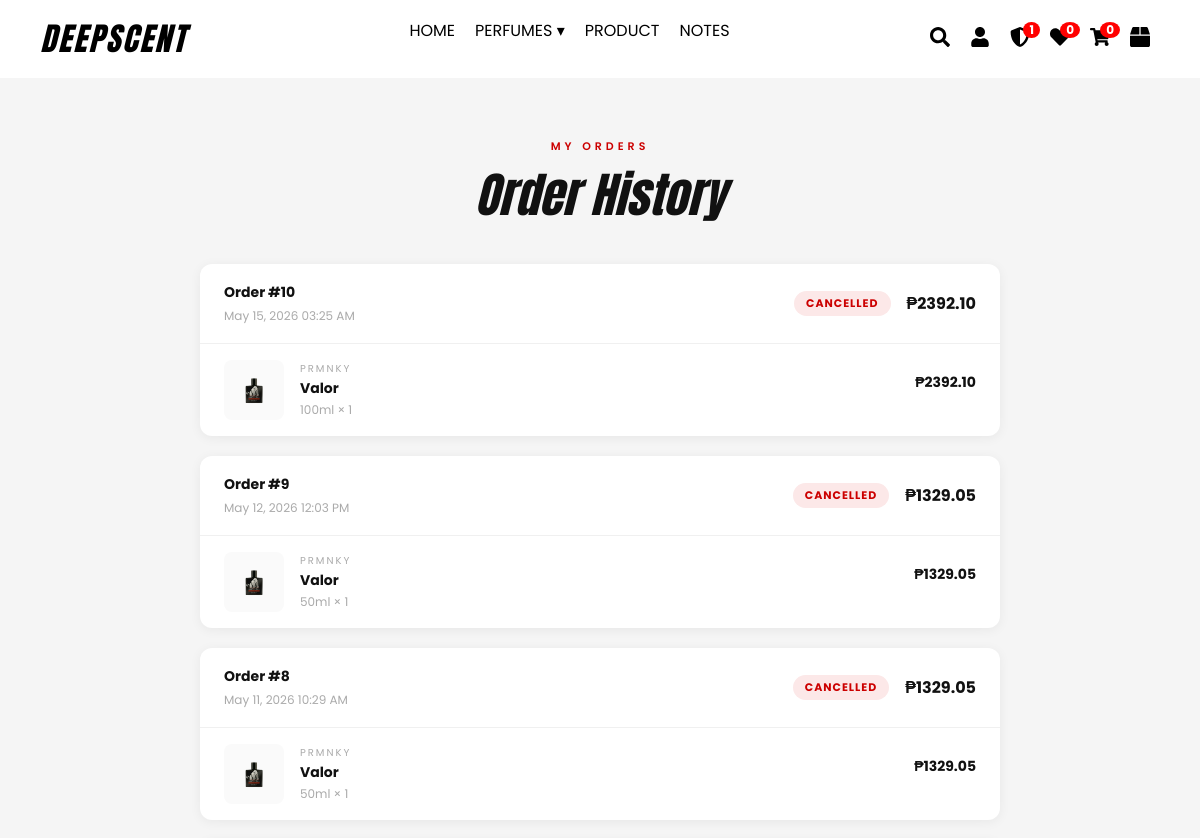
/orders (signed in, upper part), run on an earlier commit of the app's database.
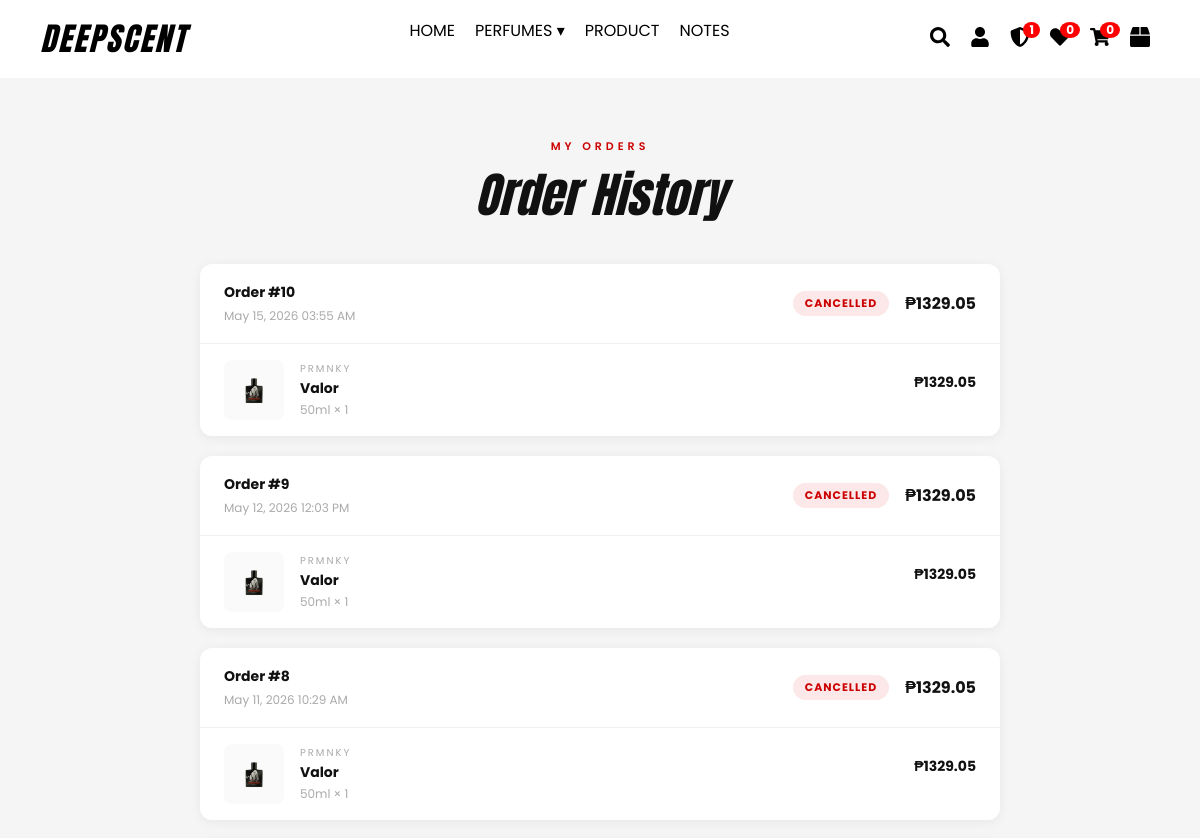
And on a later commit of the database.
### website/models.py (models this page shows)
class Order(db.Model):
    id = db.Column(db.Integer, primary_key=True)
    user_id = db.Column(db.Integer, db.ForeignKey('user.id'), nullable=False)
    created_at = db.Column(db.DateTime, default=datetime.utcnow)
    status = db.Column(db.String(20), default='Pending')
    total = db.Column(db.Float, nullable=False)
    address = db.Column(db.String(300), default='')
    payment_method = db.Column(db.String(20), default='cod')  # cod, bank_transfer, online_payment
    items = db.relationship('OrderItem', backref='order', lazy=True)

class OrderItem(db.Model):
    id = db.Column(db.Integer, primary_key=True)
    order_id = db.Column(db.Integer, db.ForeignKey('order.id'), nullable=False)
    product_id = db.Column(db.Integer, db.ForeignKey('product.id'), nullable=False)
    quantity = db.Column(db.Integer, nullable=False)
    size = db.Column(db.String(10), nullable=False)
    price_paid = db.Column(db.Float, nullable=False)
    product = db.relationship('Product')

class Product(db.Model):
    id = db.Column(db.Integer, primary_key=True)
    name = db.Column(db.String(100), nullable=False)
    description = db.Column(db.Text, nullable=False)
    price = db.Column(db.Float, nullable=False)
    stock_50ml = db.Column(db.Integer, default=0)
    stock_100ml = db.Column(db.Integer, default=0)
    price_100ml = db.Column(db.Float, nullable=True)
    discount = db.Column(db.Integer, default=0)  # percentage e.g. 10 = 10%
    image = db.Column(db.String(100), nullable=False)
    brand = db.Column(db.String(50), nullable=False)
    gender = db.Column(db.String(20), default='UNISEX')

### website/views.py (the view)
@views.route('/orders')
@login_required
def orders():
    user_orders = Order.query.filter_by(user_id=current_user.id).order_by(Order.created_at.desc()).all()
    reviewed_ids = [r.product_id for r in Review.query.filter_by(user_id=current_user.id).all()]
    return render_template('orders.html', orders=user_orders, reviewed_ids=reviewed_ids)

### website/templates/orders.html (shortened to what this page needs)
{% extends "base.html" %}
{% block content %}
<section class="orders-page">
    <div class="orders-header">
        <p class="section-label">MY ORDERS</p>
        <h1 class="orders-title">Order History</h1>
    </div>
    {% if orders %}
    <div class="orders-list">
        {% for order in orders %}
        <div class="order-card">
            <div class="order-card-header">
                <div>
                    <p class="order-id">Order #{{ order.id }}</p>
                    <p class="order-date">{{ order.created_at.strftime('%B %d, %Y %I:%M %p') }}</p>
                </div>
                <div class="order-right">
                    <span class="order-status status-{{ order.status|lower }}">{{ order.status }}</span>
                    <span class="order-total">₱{{ "%.2f"|format(order.total) }}</span>
                </div>
            </div>
            <div class="order-items">
                {% for item in order.items %}
                <div class="order-item">
                    <img src="{{ url_for('static', filename='uploads/' ~ item.product.image) }}" alt="{{ item.product.name }}">
                    <div class="order-item-info">
                        <p class="order-item-brand">{{ item.product.brand }}</p>
                        <p class="order-item-name">{{ item.product.name }}</p>
                        <p class="order-item-meta">{{ item.size }} × {{ item.quantity }}</p>
                    </div>
                    <div style="display:flex;flex-direction:column;align-items:flex-end;gap:8px;">
                        <p class="order-item-price">₱{{ "%.2f"|format(item.price_paid * item.quantity) }}</p>
                    </div>
                </div>
                {% endfor %}
            </div>
        </div>
        {% endfor %}
    </div>
    {% else %}
    <div class="orders-empty">
        <i class="fas fa-box-open"></i>
        <p>No orders yet.</p>
        <a href="{{ url_for('views.product') }}" class="btn-shop">Shop Now</a>
    </div>
    {% endif %}
</section>
{% endblock %}

### website/templates/base.html (shortened to what this page needs)
<!DOCTYPE html>
<html lang="en">
<head>
    <link rel="stylesheet" href="{{ url_for('static', filename='css/all.min.css') }}">
    <link rel="stylesheet" href="{{ url_for('static', filename='css/bootstrap.min.css') }}">
    <link rel="stylesheet" href="{{ url_for('static', filename='css/all.min.css') }}">
    <link rel="stylesheet" href="{{ url_for('static', filename='css/style.css') }}">
    <link rel="stylesheet" href="https://unpkg.com/leaflet@1.9.4/dist/leaflet.css">
</head>
<body>
    <nav class="navbar">
        <div class="logo">DEEPSCENT</div>
        <ul class="nav-links">
            <li><a href="{{ url_for('views.home') }}" class="{% if request.endpoint == 'views.home' %}active{% endif %}">HOME</a></li>
            <li class="dropdown">
                <a href="#" class="dropdown-toggle" id="perfumes-link">PERFUMES <span class="arrow">&#9662;</span></a>
            </li>
            <li><a href="{{ url_for('views.product') }}" class="{% if request.endpoint == 'views.product' %}active{% endif %}">PRODUCT</a></li>
            <li><a href="{{ url_for('views.featured') }}" class="{% if request.endpoint == 'views.featured' %}active{% endif %}">NOTES</a></li>
        </ul>
        <div class="icons">
            <a href="#" onclick="toggleSearch(event)"><i class="fas fa-search"></i></a>
            {% if current_user.is_authenticated %}
                <a href="javascript:void(0);" onclick="openProfile()"><i class="fa fa-user"></i></a>
                {% if current_user.is_admin %}
                <a href="{{ url_for('admin.dashboard') }}" title="Admin" style="position:relative;">
                    <i class="fas fa-shield-alt"></i>
                    {% if g.low_stock_count > 0 %}
                    <span class="badge">{{ g.low_stock_count }}</span>
                    {% endif %}
                </a>
                {% endif %}
            {% else %}
                <a href="{{ url_for('auth.login') }}"><i class="fa fa-user"></i></a>
            {% endif %}
            <a href="{% if current_user.is_authenticated %}{{ url_for('views.favorites') }}{% else %}{{ url_for('auth.login') }}{% endif %}"><i class="fas fa-heart"></i><span class="badge fav-badge">{{ current_user.favorites | length if current_user.is_authenticated else 0 }}</span></a>
            <a href="{% if current_user.is_authenticated %}{{ url_for('views.cart') }}{% else %}{{ url_for('views.cart_login_required') }}{% endif %}"><i class="fas fa-shopping-cart"></i><span class="badge cart-badge">{{ current_user.cart_items | sum(attribute='quantity') if current_user.is_authenticated else 0 }}</span></a>
            {% if current_user.is_authenticated %}<a href="{{ url_for('views.orders') }}" title="My Orders"><i class="fas fa-box"></i></a>{% endif %}
        </div>
    </nav>
    <main>
        {% block content %}{% endblock %}
    </main>
</body>
</html>

### website/static/css/style.css (style rules this page uses)
body { margin: 0; font-family: 'Poppins', sans-serif; background: #f5f5f5; }
.navbar { display: flex; justify-content: space-between; align-items: center; padding: 15px 40px; background: white; color: white; }
.nav-links { font-size: 15px; list-style: none; display: flex; gap: 20px; }
.nav-links a { position: relative; font-family: 'Poppins', sans-serif; font-size: 16px; color: black; text-decoration: none; transition: color 0.3s ease; }
.nav-links a::after { content: ""; position: absolute; bottom: -4px; left: 50%; width: 0; height: 1px; background: red; transition: width 0.3s ease, left 0.3s ease; }
.nav-links .dropdown > a { border: none !important; text-decoration: none !important; color: black; position: relative; }
.nav-links .dropdown > a::after { content: none !important; }
.icons { display: flex; align-items: center; }
.icons a { color: black; margin: 0 10px; position: relative; display: inline-block; transition: color 0.3s ease, transform 0.3s ease; }
.fa-search { font-size: 20px; }
.fa-user { font-size: 20px; }
.fa-heart { font-size: 20px; }
.fa-shopping-cart { font-size: 20px; }
.fa-shield-alt { font-size: 20px; }
.fa-box { font-size: 20px; }
.icons a i, .icons a svg { font-size: 20px !important; width: 20px !important; height: 20px !important; }
.icons .badge { position: absolute; top: -5px; right: -10px; background: red; color: white; font-size: 12px; border-radius: 50%; padding: 2px 6px; }
.badge { position: absolute; top: -8px; right: -8px; background: red; color: white; font-size: 12px; padding: 2px 6px; border-radius: 50%; }
.logo { font-family: 'Anton', sans-serif; font-size: 32px; color: black; letter-spacing: 2px; font-style: italic; }
.dropdown { position: relative; }
.arrow { transition: transform 0.3s ease; }

### website/templates/orders.html (style rules this page uses)
.orders-page { padding: 60px 80px; background: #f5f5f5; min-height: 100vh; }
.orders-header { text-align: center; margin-bottom: 40px; }
.section-label { font-size: 11px; letter-spacing: 4px; color: #cc0000; font-weight: 600; margin-bottom: 12px; }
.orders-title { font-family: 'Anton', sans-serif; font-style: italic; font-size: 48px; color: #111; margin: 0; }
.orders-list { display: flex; flex-direction: column; gap: 20px; max-width: 800px; margin: 0 auto; }
.order-card { background: #fff; border-radius: 12px; overflow: hidden; box-shadow: 0 2px 12px rgba(0,0,0,0.06); }
.order-card-header { display: flex; justify-content: space-between; align-items: center; padding: 18px 24px; border-bottom: 1px solid #f0f0f0; }
.order-id { font-size: 14px; font-weight: 700; color: #111; margin: 0 0 4px; }
.order-date { font-size: 12px; color: #aaa; margin: 0; }
.order-right { display: flex; align-items: center; gap: 16px; }
.order-status { font-size: 11px; font-weight: 700; letter-spacing: 1px; padding: 4px 12px; border-radius: 20px; text-transform: uppercase; }
.status-cancelled { background: #fce8e8; color: #cc0000; }
.order-total { font-size: 16px; font-weight: 700; color: #111; }
.order-items { padding: 16px 24px; display: flex; flex-direction: column; gap: 12px; }
.order-item { display: flex; align-items: center; gap: 16px; }
.order-item img { width: 60px; height: 60px; object-fit: contain; background: #fafafa; border-radius: 8px; padding: 4px; }
.order-item-info { flex: 1; }
.order-item-brand { font-size: 10px; letter-spacing: 2px; color: #aaa; text-transform: uppercase; margin: 0 0 2px; }
.order-item-name { font-size: 14px; font-weight: 700; color: #111; margin: 0 0 2px; }
.order-item-meta { font-size: 12px; color: #aaa; margin: 0; }
.order-item-price { font-size: 14px; font-weight: 700; color: #111; }

What changed in the data, as far as the page shows it:
changed Order id 10: created_at "May 15, 2026 03:25 AM" → "May 15, 2026 03:55 AM"; total "2392.10" → "1329.05"
changed OrderItem (number 1 of 3 on the later page): size "100ml" → "50ml"; item.price_paid*item.quantity "2392.10" → "1329.05"
